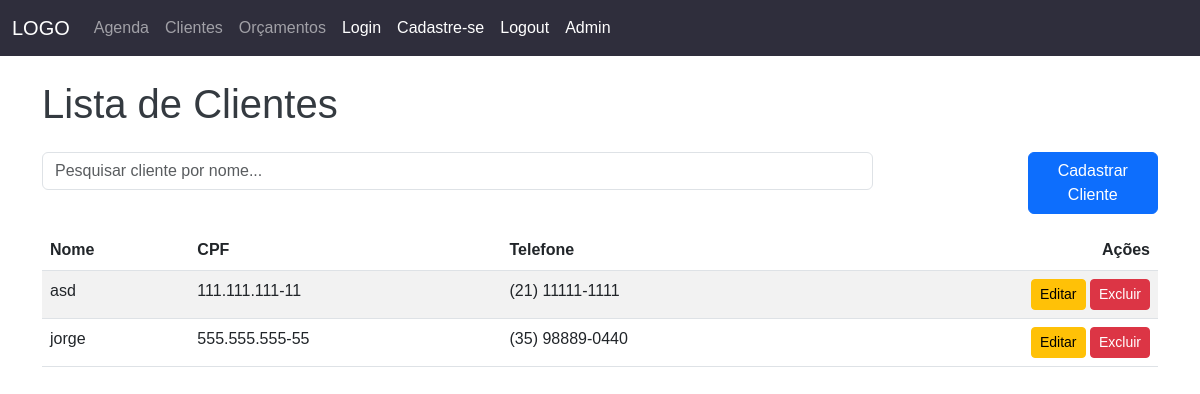
The page /clientes/ (signed in) on the database as committed earlier.
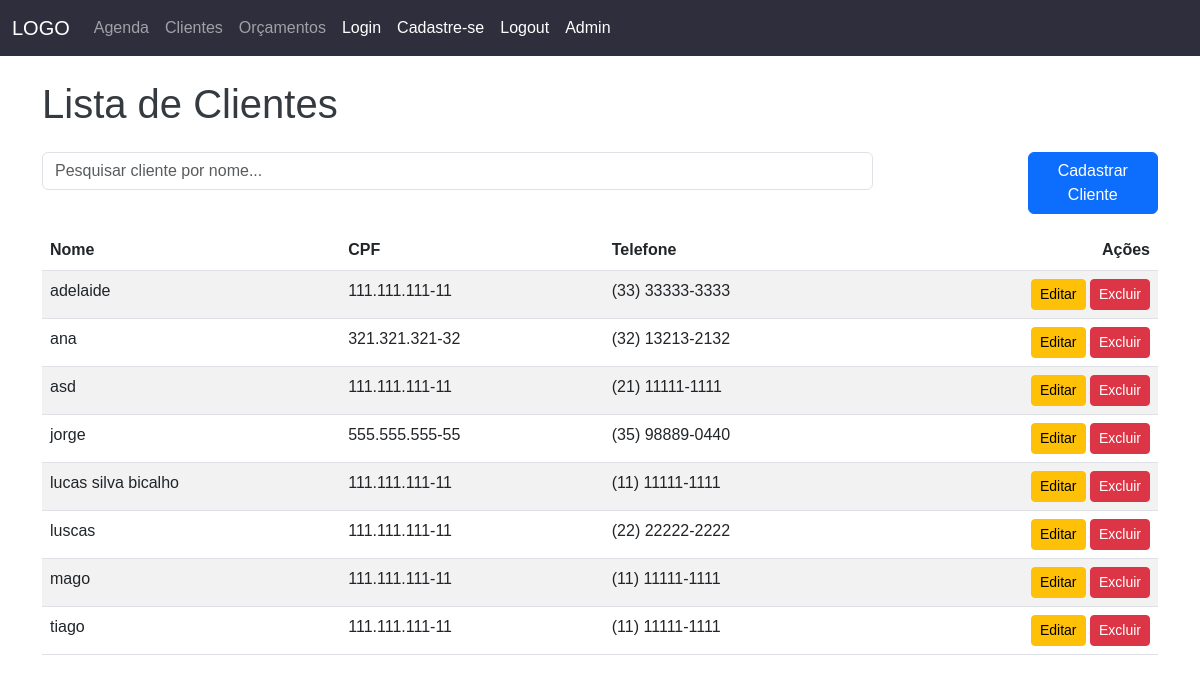
The same page on the database as committed later.
### consultorio/models.py (models this page shows, shortened)
class Cliente(models.Model):
    nome = models.CharField(max_length=255)
    cpf = models.CharField(max_length=14, null=True)
    telefone = models.TextField(blank=True, null=True)

### consultorio/views.py (the view)
# urls.py: path('clientes/', views.clientes, name='listar_clientes'),
@login_required(login_url="/auth/login")
def clientes(request):
    clientes = Cliente.objects.all().order_by('nome')
    return render(request, 'clientes.html', {'clientes': clientes})

### consultorio/templates/clientes.html (shortened to what this page needs)
{% extends "base.html" %}
{% load static %}
{% block conteudo %}
<div class="container mt-4">
    <h1 class="mb-4">Lista de Clientes</h1>
    <div class="row mb-3">
        <div class="col-md-9">
            <input type="text" id="pesquisa" class="form-control" placeholder="Pesquisar cliente por nome...">
        </div>
        <div class="col-md-3 text-md-end mt-2 mt-md-0">
            <button class="btn btn-primary w-50" data-bs-toggle="modal" data-bs-target="#clienteModal">Cadastrar
                Cliente</button>
        </div>
    </div>
    <table class="table table-striped table-hover">
        <thead>
            <tr>
                <th>Nome</th>
                <th>CPF</th>
                <th>Telefone</th>
                <th class="text-end">Ações</th>
            </tr>
        </thead>
        <tbody id="tabela-clientes">
            {% for cliente in clientes %}
            <tr>
                <td>{{ cliente.nome }}</td>
                <td>{{ cliente.cpf }}</td>
                <td>{{ cliente.telefone }}</td>
                <td class="text-end">
                    <button class="btn btn-warning btn-sm" data-bs-toggle="modal"
                        data-bs-target="#editarClienteModal{{ cliente.id }}">Editar</button>
                    <button class="btn btn-danger btn-sm" data-bs-toggle="modal"
                        data-bs-target="#excluirClienteModal{{ cliente.id }}">Excluir</button>
                </td>
            </tr>
            {% endfor %}
        </tbody>
    </table>
</div>
{% endblock %}

### consultorio/templates/base.html (shortened to what this page needs)
{% load static %}
<!DOCTYPE html>
<html lang="pt-BR">
<head>
    <link href="https://cdn.jsdelivr.net/npm/bootstrap@5.3.0/dist/css/bootstrap.min.css" rel="stylesheet" id="bootstrap-navbar">
    <link href="https://cdnjs.cloudflare.com/ajax/libs/font-awesome/5.15.4/css/all.min.css" rel="stylesheet">
    <link rel="stylesheet" href="{% static 'css/mystyles.css' %}">
</head>
<body>
    <div id="navbar-container">
        <nav class="navbar navbar-expand-lg navbar-dark">
            <div class="container-fluid">
                <a class="navbar-brand" href="/">LOGO</a>
                <div class="collapse navbar-collapse" id="navbarNav">
                    <ul class="navbar-nav">
                        <li class="nav-item">
                            <a class="nav-link" href="/agenda">Agenda</a>
                        </li>
                        <li class="nav-item">
                            <a class="nav-link" href="/clientes">Clientes</a>
                        </li>
                        <li class="nav-item">
                            <a class="nav-link" href="/orcamentos">Orçamentos</a>
                        </li>
                        <li class="nav-item">
                            <a class="nav-link active" href="/auth/login">Login</a>
                        </li>
                        <li class="nav-item">
                            <a class="nav-link active" href="/auth/cadastro">Cadastre-se</a>
                        </li>
                        <li class="nav-item">
                            <a class="nav-link active" href="/auth/logout">Logout</a>
                        </li>
                        <li class="nav-item">
                            <a class="nav-link active" href="/admin">Admin</a>
                        </li>
                    </ul>
                </div>
            </div>
        </nav>
    </div>
    {% block conteudo %}
    {% endblock %}
</body>
</html>

### staticfiles/css/mystyles.css (style rules this page uses)
body { font-family: Arial, sans-serif; }
h1 { color: #343a40; }

### consultorio/templates/base.html (style rules this page uses)
#navbar-container { background-color: #2f2e3c; }

Rows that differ between the two databases and show on the page:
added Cliente: nome "adelaide", cpf "111.111.111-11", telefone "(33) 33333-3333"
added Cliente: nome "ana", cpf "321.321.321-32", telefone "(32) 13213-2132"
added Cliente: nome "lucas silva bicalho", cpf "111.111.111-11", telefone "(11) 11111-1111"
added Cliente: nome "luscas", cpf "111.111.111-11", telefone "(22) 22222-2222"
added Cliente: nome "mago", cpf "111.111.111-11", telefone "(11) 11111-1111"
added Cliente: nome "tiago", cpf "111.111.111-11", telefone "(11) 11111-1111"
